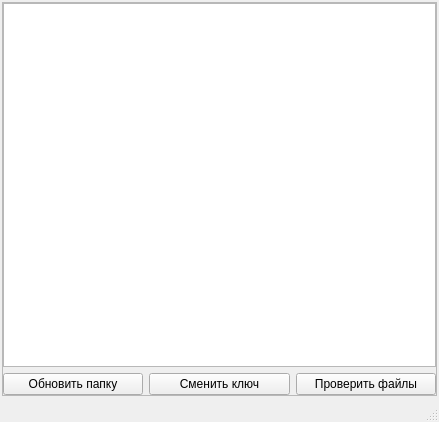
<?xml version="1.0" encoding="UTF-8"?>
<ui version="4.0">
 <class>MainWindow</class>
 <widget class="QMainWindow" name="MainWindow">
  <property name="geometry">
   <rect>
    <x>0</x>
    <y>0</y>
    <width>439</width>
    <height>422</height>
   </rect>
  </property>
  <property name="windowTitle">
   <string>Shifr View</string>
  </property>
  <widget class="QWidget" name="centralwidget">
   <layout class="QVBoxLayout" name="verticalLayout">
    <property name="spacing">
     <number>9</number>
    </property>
    <property name="leftMargin">
     <number>2</number>
    </property>
    <property name="topMargin">
     <number>2</number>
    </property>
    <property name="rightMargin">
     <number>2</number>
    </property>
    <property name="bottomMargin">
     <number>4</number>
    </property>
    <item>
     <widget class="QFrame" name="frame">
      <property name="frameShape">
       <enum>QFrame::StyledPanel</enum>
      </property>
      <property name="frameShadow">
       <enum>QFrame::Raised</enum>
      </property>
      <property name="lineWidth">
       <number>0</number>
      </property>
      <layout class="QGridLayout" name="gridLayout">
       <property name="leftMargin">
        <number>0</number>
       </property>
       <property name="topMargin">
        <number>0</number>
       </property>
       <property name="rightMargin">
        <number>0</number>
       </property>
       <property name="bottomMargin">
        <number>0</number>
       </property>
       <property name="horizontalSpacing">
        <number>6</number>
       </property>
       <item row="2" column="0">
        <widget class="QPushButton" name="btn_update">
         <property name="text">
          <string>Обновить папку</string>
         </property>
        </widget>
       </item>
       <item row="2" column="1">
        <widget class="QPushButton" name="btn_changekey">
         <property name="text">
          <string>Сменить ключ</string>
         </property>
        </widget>
       </item>
       <item row="2" column="2">
        <widget class="QPushButton" name="btn_check">
         <property name="text">
          <string>Проверить файлы</string>
         </property>
        </widget>
       </item>
       <item row="0" column="0" colspan="3">
        <widget class="QTreeView" name="treeView">
         <property name="maximumSize">
          <size>
           <width>16777215</width>
           <height>16777215</height>
          </size>
         </property>
         <property name="autoFillBackground">
          <bool>false</bool>
         </property>
         <property name="dragEnabled">
          <bool>true</bool>
         </property>
         <property name="dragDropMode">
          <enum>QAbstractItemView::InternalMove</enum>
         </property>
         <property name="defaultDropAction">
          <enum>Qt::CopyAction</enum>
         </property>
         <property name="alternatingRowColors">
          <bool>false</bool>
         </property>
         <property name="animated">
          <bool>true</bool>
         </property>
        </widget>
       </item>
      </layout>
     </widget>
    </item>
   </layout>
  </widget>
  <widget class="QMenuBar" name="menubar">
   <property name="geometry">
    <rect>
     <x>0</x>
     <y>0</y>
     <width>439</width>
     <height>21</height>
    </rect>
   </property>
  </widget>
  <widget class="QStatusBar" name="statusBar">
   <property name="sizeGripEnabled">
    <bool>true</bool>
   </property>
  </widget>
 </widget>
 <resources/>
 <connections/>
</ui>
